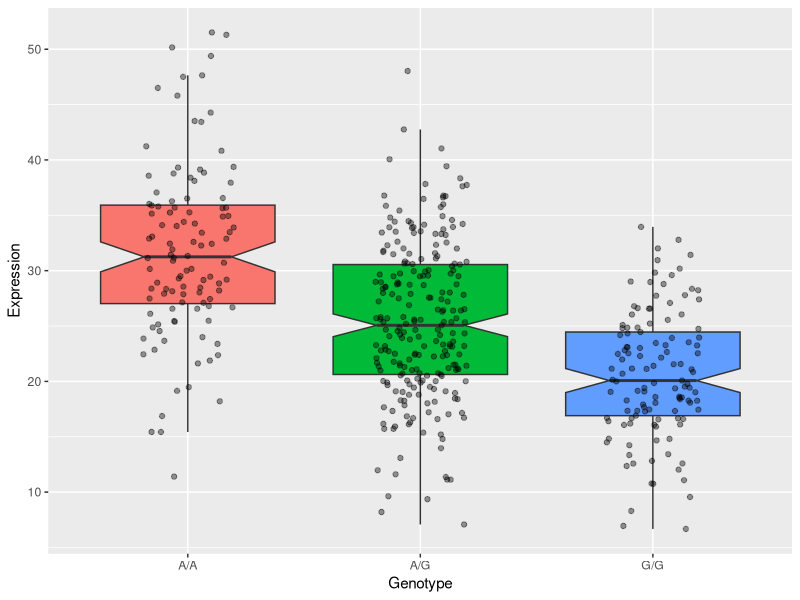

Recreate this plot in R.
## ---- chunk 1
data <- read.table("rs8067378_ENSG00000172057.6.txt")
table(data$geno)
print(paste("The sample size for genotype A/A is", table(data$geno)["A/A"]))
print(paste("The sample size for genotype A/G is", table(data$geno)["A/G"]))
print(paste("The sample size for genotype G/G is", table(data$geno)["G/G"]))

library(dplyr)
summary(data[data$geno=="A/A",]$exp)
print(paste("The median expression value for genotype A/A is",
            round(summary(data[data$geno=="A/A",]$exp)["Median"],3)))
summary(data[data$geno=="A/G",]$exp)
print(paste("The median expression value for genotype A/G is",
            round(summary(data[data$geno=="A/G",]$exp)["Median"],3)))
summary(data[data$geno=="G/G",]$exp)
print(paste("The median expression value for genotype G/G is", 
            round(summary(data[data$geno=="G/G",]$exp)["Median"],3)))
## ---- chunk 2
library(ggplot2)
ggplot(data,aes(geno,exp)) +
  geom_boxplot(notch=TRUE,aes(fill=geno),outlier.shape=NA) +
  geom_point(alpha=0.4,position=position_jitter(0.2)) +
  labs(x="Genotype", y="Expression") +
  theme(legend.position="none")
t.test(data[data$geno=="A/A",]$exp,data[data$geno=="G/G",]$exp)
